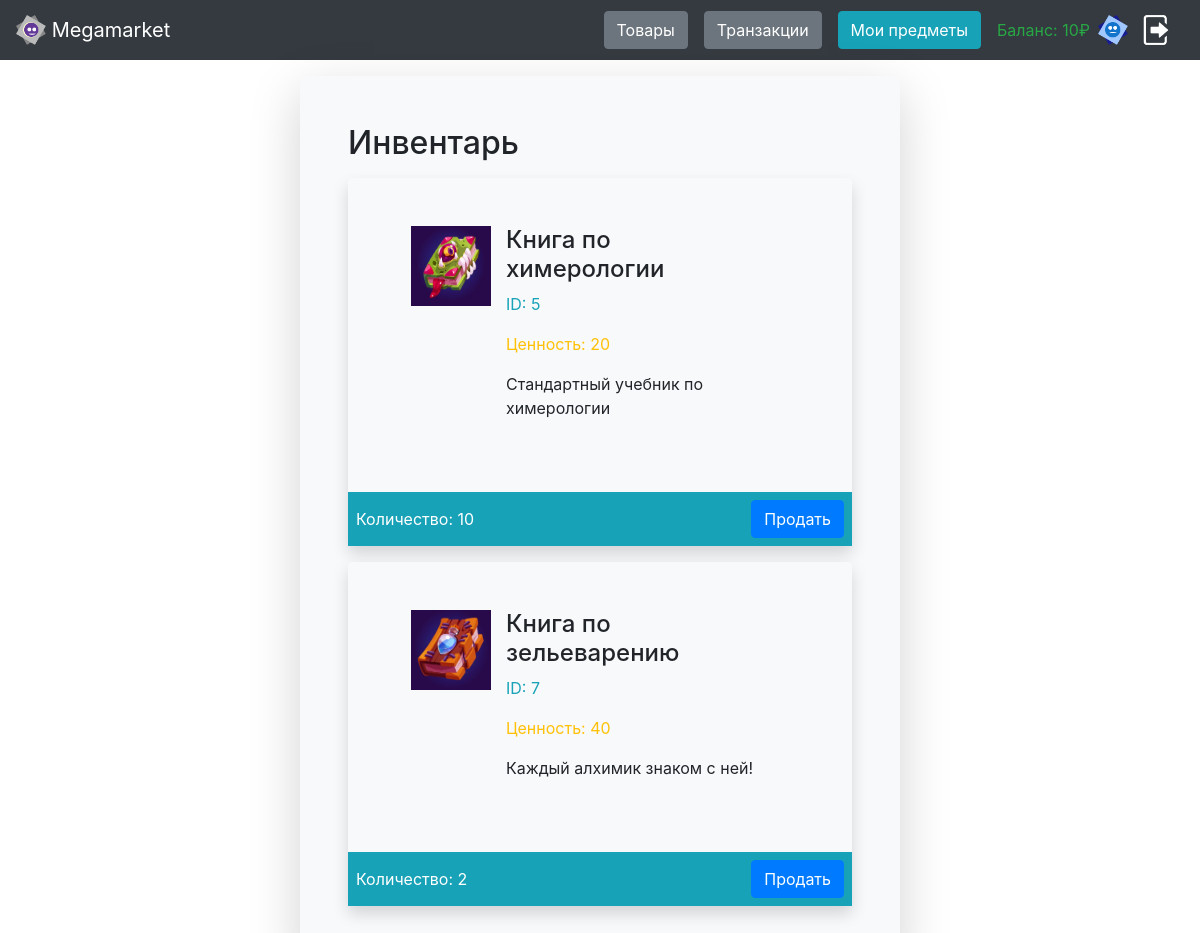
The page /inventory (signed in) on the database its author committed.
### app/models/users/user.py (models this page shows, shortened)
class User(SqlAlchemyBase, UserMixin, Model):
    __tablename__ = "users"
    DEFAULT_AVATAR = "default_avatar.png"
    id = Column(Integer, primary_key=True, autoincrement=True)
    login = Column(String, unique=True, nullable=False)
    password = Column(String, nullable=False)
    description = Column(String, default="")
    bill = Column(Integer, default=0, nullable=False)
    created_at = Column(DateTime, default=datetime.now)
    is_staff = Column(Boolean, default=False)
    avatar = Column(String, default="")
    @property
    def img_url(self):
        return img_url(self.avatar or self.DEFAULT_AVATAR)

### app/models/item_type.py (models this page shows, shortened)
class ItemType(Model, SqlAlchemyBase):
    __tablename__ = "item_types"
    id = Column(Integer, primary_key=True, autoincrement=True)
    name = Column(String)
    description = Column(String)
    image = Column(String)
    rare = Column(Integer)
    @property
    def img_url(self):
        return img_url(self.image)

### app/site/store/views.py (the view)
@blueprint.route("/inventory")
@login_required
def inventory():
    items = items_to_dict([item for item in current_user.items if item.is_free])
    data = {"items": items}
    return render_template("store/inventory.html", **data)

### app/models/db_session.py (called while the page is built)
def create_session() -> Session:
    global __factory
    if __factory is None:
        global_init(DB_FILE)
    return __factory()

### app/site/authorization/views.py (called while the page is built)
@login_manager.user_loader
def load_user(user_id):
    db_sess = create_session()
    return db_sess.query(User).get(user_id)

### app/utils/models_utils.py (called while the page is built)
def items_to_dict(items: Sequence[Item]) -> Dict[ItemType, int]:
    d = dict()
    for i in items:
        d[i.item_type] = d.get(i.item_type, 0) + 1
    return d

### app/utils/utils.py (called while the page is built)
def img_url(img_name: str):
    return url_for("static", filename=f"{settings.IMAGES_DIR_NAME}/{img_name}")

### app/templates/store/inventory.html
{% extends 'form_base.html' %}
{% import 'items/items_list.html' as items_macro %}
{% block form_content %}
    <h2>Инвентарь</h2>
    {% macro link(item_type) %}
        <a href="/create_product/{{ item_type.id }}" class="btn btn-primary">Продать</a>
    {% endmacro %}
    {{ items_macro.item_list(items, link) }}
{% endblock %}

### app/templates/items/items_list.html
{% import 'macroses.html' as macroses %}
{% macro item_list(items, func=None) %}
    <div class="d-flex flex-column">
        {% for item_type, count in items.items() %}
            <div class="container my-2 p-0 rounded bg-light shadow d-flex flex-column w-100">
                <div class="p-5">
                    {{ macroses.item_type_card(item_type) }}
                </div>
                <div class="w-100 bg-info p-2 d-flex align-items-center">
                    <p class="text-white m-0">Количество: {{ count }}</p>
                    {% if func %}
                        <div class="ml-auto">
                            {{ func(item_type) }}
                        </div>
                    {% endif %}
                </div>
            </div>
        {% endfor %}
    </div>
{% endmacro %}

### app/templates/base.html (shortened to what this page needs)
<!doctype html>
<html lang="ru">
<head>
    <link rel="stylesheet" href="{{ url_for('static', filename='css/general.css') }}">
    <link rel="stylesheet" href="https://cdn.jsdelivr.net/npm/bootstrap@4.6.2/dist/css/bootstrap.min.css"
>
</head>
<body>
<nav class="navbar navbar-dark bg-dark dflex">
    <a class="navbar-brand" href="/">
        <img src="{{ url_for('static', filename='images/logo.png') }}" width="30" height="30"
             class="d-inline-block align-top" alt="">
        Megamarket
    </a>
    {% if current_user and current_user.is_authenticated %}
        <div class="ml-auto d-flex align-items-center">
            <a href="/products" class="btn btn-secondary mx-2">Товары</a>
            <a href="/transactions" class="btn btn-secondary mx-2">Транзакции</a>
            <a class="btn btn-info ml-2 mr-3" href="/inventory">Мои предметы</a>
            <div class="text-success mr-2">Баланс: <span id="balance">{{ current_user.bill }}₽</span></div>
            <a href="/profile">
                <img src="{{ current_user.img_url }}" width="30" height="30" class="d-inline-block align-top"
                     alt="">
            </a>
            <a class="btn btn-danger-outline" href="/logout">
                <img src="{{ url_for('static', filename='images/logout.png') }}" width="30" height="30"
                     class="d-inline-block align-top" alt="">
            </a>
        </div>
    {% else %}
        <p>
            <a class="btn btn-primary " href="/register">Зарегистрироваться</a>
            <a class="btn btn-success" href="/login">Войти</a>
        </p>
    {% endif %}
</nav>
<div class="container-fluid dflex justify-content-center">
    <div class="row justify-content-center">
        {% block content %}{% endblock %}
    </div>
</div>
</body>
</html>

### app/templates/macroses.html (shortened to what this page needs)
{% macro item_type_card(item_type, footer=None) %}
    <div class="container mb-2 d-flex flex-row">
        <img src="{{ item_type.img_url }}" width="80" height="80"
             class="d-inline-block align-center"
             alt="">
        <div class="container">
            <h4>{{ item_type.name }}</h4>
            <p class="text-info">ID: {{ item_type.id }}</p>
            <p class="text-warning">Ценность: {{ item_type.rare }}</p>
            <p class="text-wrap text-break">{{ item_type.description }}</p>
        </div>
    </div>
{% endmacro %}

### rows shown on the page
User: bill "10"
ItemType: img_url (picture), name "Книга по химерологии", id "5", rare "20", description "Стандартный учебник по химерологии", count "10"
ItemType: img_url (picture), name "Книга по зельеварению", id "7", rare "40", description "Каждый алхимик знаком с ней!", count "2"
